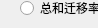
             <widget class="QWidget" name="page_13">
              <property name="geometry">
               <rect>
                <x>0</x>
                <y>0</y>
                <width>98</width>
                <height>28</height>
               </rect>
              </property>
              <attribute name="label">
               <string>迁移概率</string>
              </attribute>
              <widget class="QRadioButton" name="radioButton_88">
               <property name="geometry">
                <rect>
                 <x>20</x>
                 <y>0</y>
                 <width>198</width>
                 <height>16</height>
                </rect>
               </property>
               <property name="text">
                <string>总和迁移率模型法(系统提供数据)</string>
               </property>
              </widget>
              <widget class="QRadioButton" name="radioButton_95">
               <property name="geometry">
                <rect>
                 <x>250</x>
                 <y>80</y>
                 <width>89</width>
                 <height>16</height>
                </rect>
               </property>
               <property name="text">
                <string>RadioButton</string>
               </property>
              </widget>
              <widget class="QRadioButton" name="radioButton_124">
               <property name="geometry">
                <rect>
                 <x>20</x>
                 <y>30</y>
                 <width>181</width>
                 <height>16</height>
                </rect>
               </property>
               <property name="text">
                <string>总和迁移率模型法(自行计算)</string>
               </property>
              </widget>
              <widget class="QRadioButton" name="radioButton_125">
               <property name="enabled">
                <bool>false</bool>
               </property>
               <property name="geometry">
                <rect>
                 <x>20</x>
                 <y>50</y>
                 <width>89</width>
                 <height>16</height>
                </rect>
               </property>
               <property name="text">
                <string>其它模型法</string>
               </property>
              </widget>
              <widget class="QComboBox" name="comboBox22">
               <property name="geometry">
                <rect>
                 <x>230</x>
                 <y>0</y>
                 <width>91</width>
                 <height>22</height>
                </rect>
               </property>
               <item>
                <property name="text">
                 <string>全国(整体)</string>
                </property>
               </item>
               <item>
                <property name="text">
                 <string>全国(分省合计)</string>
                </property>
               </item>
               <item>
                <property name="text">
                 <string>北京</string>
                </property>
               </item>
               <item>
                <property name="text">
                 <string>天津</string>
                </property>
               </item>
               <item>
                <property name="text">
                 <string>河北</string>
                </property>
               </item>
               <item>
                <property name="text">
                 <string>山西</string>
                </property>
               </item>
               <item>
                <property name="text">
                 <string>辽宁</string>
                </property>
               </item>
               <item>
                <property name="text">
                 <string>吉林</string>
                </property>
               </item>
               <item>
                <property name="text">
                 <string>黑龙江</string>
                </property>
               </item>
               <item>
                <property name="text">
                 <string>上海</string>
                </property>
               </item>
               <item>
                <property name="text">
                 <string>浙江</string>
                </property>
               </item>
               <item>
                <property name="text">
                 <string>安徽</string>
                </property>
               </item>
               <item>
                <property name="text">
                 <string>福建</string>
                </property>
               </item>
               <item>
                <property name="text">
                 <string>江西</string>
                </property>
               </item>
               <item>
                <property name="text">
                 <string>广西</string>
                </property>
               </item>
               <item>
                <property name="text">
                 <string>陕西</string>
                </property>
               </item>
               <item>
                <property name="text">
                 <string>海南</string>
                </property>
               </item>
               <item>
                <property name="text">
                 <string>四川</string>
                </property>
               </item>
               <item>
                <property name="text">
                 <string>贵州</string>
                </property>
               </item>
               <item>
                <property name="text">
                 <string>湖南</string>
                </property>
               </item>
               <item>
                <property name="text">
                 <string>河南</string>
                </property>
               </item>
               <item>
                <property name="text">
                 <string>广东</string>
                </property>
               </item>
               <item>
                <property name="text">
                 <string>湖北</string>
                </property>
               </item>
               <item>
                <property name="text">
                 <string>西藏</string>
                </property>
               </item>
               <item>
                <property name="text">
                 <string>重庆</string>
                </property>
               </item>
               <item>
                <property name="text">
                 <string>云南</string>
                </property>
               </item>
               <item>
                <property name="text">
                 <string>山东</string>
                </property>
               </item>
               <item>
                <property name="text">
                 <string>江苏</string>
                </property>
               </item>
               <item>
                <property name="text">
                 <string>内蒙古</string>
                </property>
               </item>
               <item>
                <property name="text">
                 <string>甘肃</string>
                </property>
               </item>
               <item>
                <property name="text">
                 <string>青海</string>
                </property>
               </item>
               <item>
                <property name="text">
                 <string>宁夏</string>
                </property>
               </item>
               <item>
                <property name="text">
                 <string>新疆</string>
                </property>
               </item>
              </widget>
             </widget>
